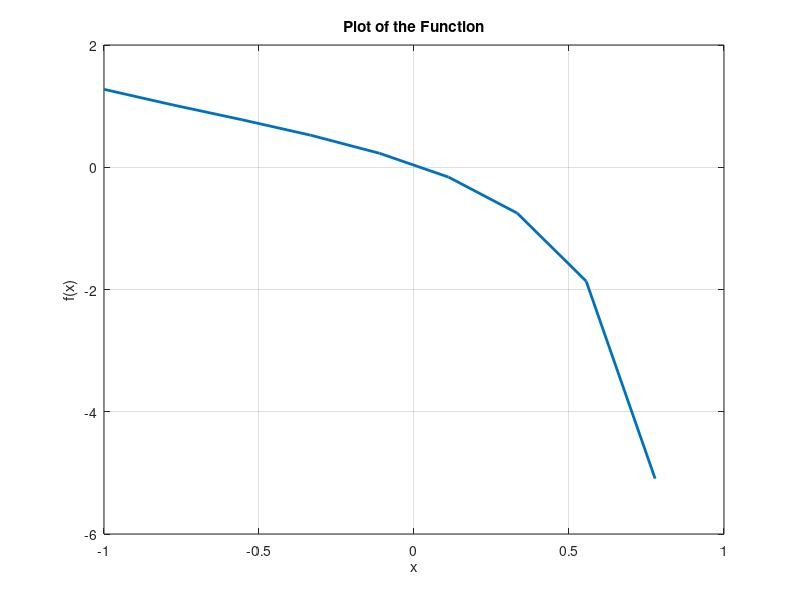

MATLAB code for this plot: (Note: this script raises an error after producing the figure.)
clear all; clc; close all;
% Define the function
K = 0.05;
pt = 3;
f = @(x) K- x./(1 - x).*sqrt(2*pt./(2+x));

% Plot the function over a suitable interval
a = -1; % interval
b = 1; % interval
x_values = linspace(a, b, 10);
y_values = f(x_values);

figure;
plot(x_values, y_values, 'LineWidth', 2);
title('Plot of the Function');
xlabel('x');
ylabel('f(x)');
grid on;

[val, iteration] =secant_method(f,0,3,1e-8,100);
disp(val)
disp(iteration)

function [x, iter] = secant_method(f, x0, x1, TOL, max_iterations)
    iter = 0;
    while iter < max_iterations
        x = x1 - f(x1) * (x1 - x0) / (f(x1) - f(x0));
        if abs(x - x1) < TOL
            return;
        end
        x0 = x1;
        x1 = x;
        iter = iter + 1;
    end
    error('Secant method did not converge within the maximum number of iterations.');
end